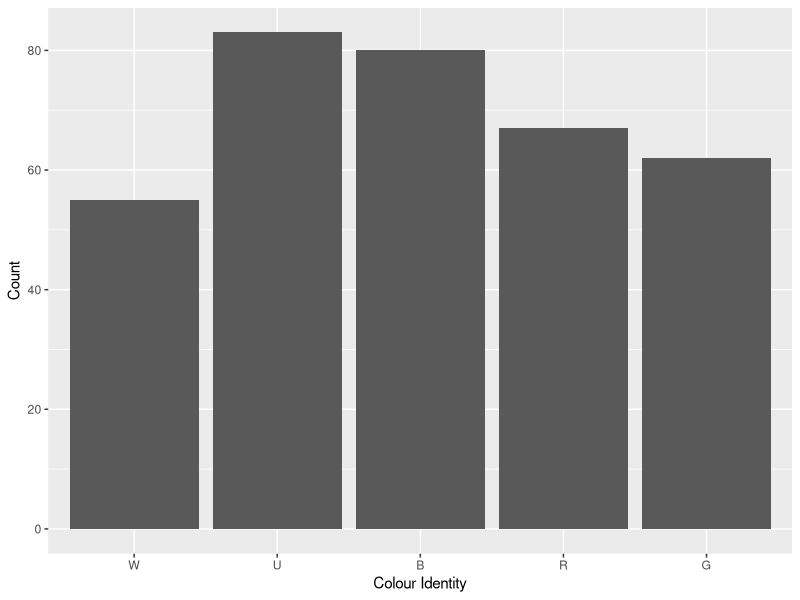
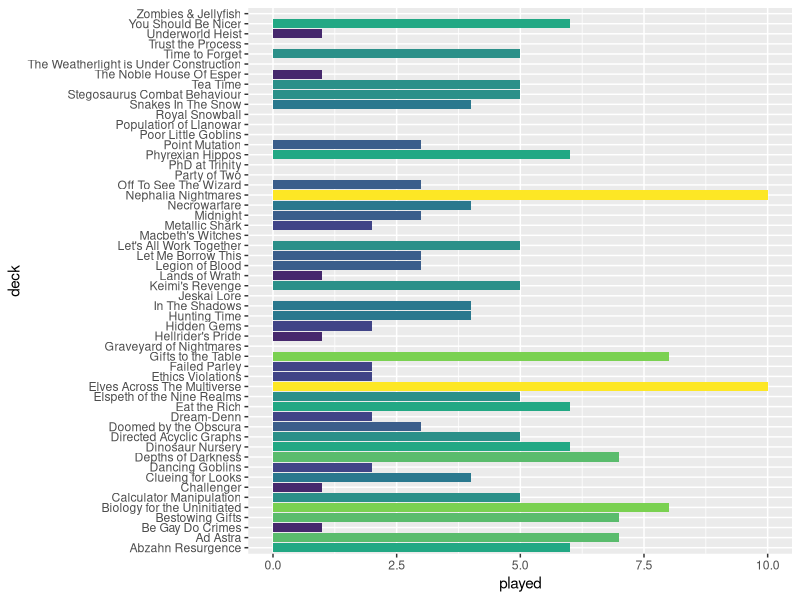
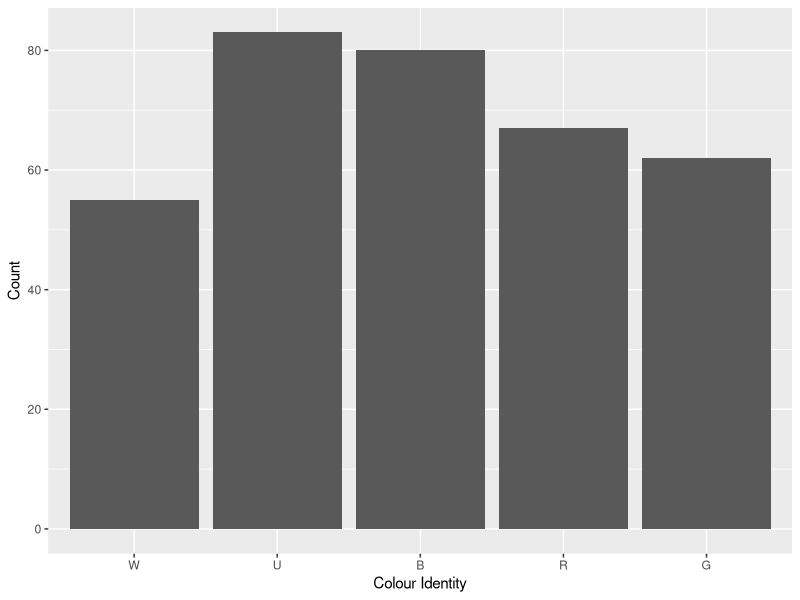
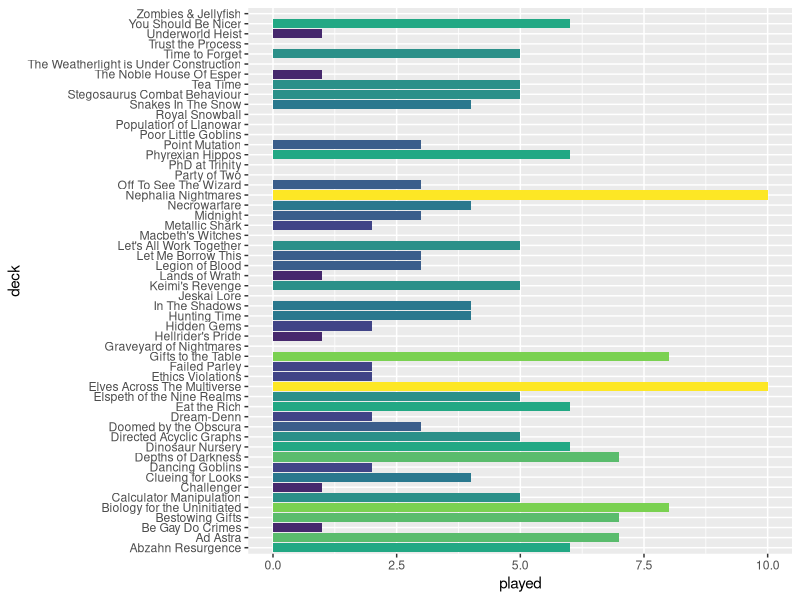

Here is the R script that generated these plots, in order: (Note: this script raises an error after producing the figures.)
library(forcats)
library(tidyverse)
library(viridis)

decks<-data.frame(structure(list(deck=character(),commander=character(),power=factor(),played=numeric(),priority=factor(),W=logical(),U=logical(),B=logical(),R=logical(),G=logical())))
decks<-decks%>%#priority 7: Tournament cEDH
  add_row(deck="Doomed by the Obscura",commander="Toluz",power="10",played=3,priority="7",W=T,U=T,B=T,R=F,G=F)%>% 
  add_row(deck="Metallic Shark",commander="Shabraz & Brallin",power="9",played=2,priority="7",W=F,U=T,B=T,R=T,G=F)%>%  
  add_row(deck="Royal Snowball",commander="Queen Marchesa",power="9",played=0,priority="7",W=T,U=F,B=T,R=T,G=F)%>%
  add_row(deck="The Weatherlight is Under Construction",commander="Jhoira",power="9",played=0,priority="7",W=F,U=T,B=F,R=T,G=F)%>%
  add_row(deck="Underworld Heist",commander="Cormela",power="9",played=1,priority="7",W=F,U=T,B=T,R=T,G=F)%>%# priority 6: LGS high power 
  add_row(deck="Depths of Darkness",commander="Thrassios & Reyhan",power="7",played=7,priority="6",W=F,U=T,B=T,R=F,G=T) %>%
  add_row(deck="Nephalia Nightmares",commander="Jeleva",power="7",played=10,priority="6",W=F,U=T,B=T,R=T,G=F)%>% # priority 5: LGS low power 
  add_row(deck="Failed Parley",commander="Phabine",power="5",played=2,priority="5",W=F,U=T,B=T,R=F,G=T)%>%
  add_row(deck="Gifts to the Table",commander="Parnesse",power="6",played=8,priority="2",W=F,U=T,B=T,R=T,G=F)%>%
  add_row(deck="Graveyard of Nightmares",commander="Beamtown Bullies",power="5",played=0,priority="5",W=F,U=F,B=T,R=T,G=T)%>%
  add_row(deck="Hellrider's Pride",commander="Zevlor",power="5",played=1,priority="5",W=F,U=T,B=T,R=T,G=F)%>%
  add_row(deck="Let Me Borrow This",commander="Yasova",power="5",played=3,priority="5",W=F,U=T,B=T,R=T,G=F)%>%
  add_row(deck="Let's All Work Together",commander="Sen Triplets",power="6",played=5,priority="5",W=T,U=T,B=T,R=F,G=F)%>%  
  add_row(deck="Party of Two",commander="Minthara",power="5",played=0,priority="5",W=T,U=F,B=T,R=F,G=F)%>%
  add_row(deck="Point Mutation",commander="Otrimi",power="5",played=3,priority="5",W=T,U=T,B=F,R=F,G=T) %>%# priority 4: non-tournament cEDH 
  add_row(deck="Dancing Goblins",commander="Gallia",power="9",played=2,priority="4",W=F,U=F,B=F,R=T,G=T)%>%  
  add_row(deck="Macbeth's Witches",commander="Jeska & Tymna",power="9",played=0,priority="4",W=T,U=F,B=T,R=T,G=F)%>% 
  add_row(deck="PhD at Trinity",commander="Marath",power="9",played=0,priority="4",W=T,U=F,B=F,R=T,G=T)%>% 
  add_row(deck="Zombies & Jellyfish",commander="Sidisi",power="9",played=0,priority="4",W=F,U=T,B=T,R=F,G=T)%>%# priority 3: pauper 
  add_row(deck="Challenger",commander="Mr Orfeo",power="4",played=1,priority="3",W=F,U=F,B=T,R=T,G=T)%>%
  add_row(deck="Poor Little Goblins",commander="Gut",power="4",played=0,priority="3",W=F,U=F,B=T,R=T,G=F)%>% 
  # priority 2: Casual and Proxied 
  add_row(deck="Abzahn Resurgence",commander="Daghatar",power="6",played=6,priority="2",W=T,U=F,B=T,R=F,G=T)%>%
  add_row(deck="Ad Astra",commander="Belbe",power="8",played=7,priority="2",W=F,U=F,B=T,R=F,G=T)%>%
  
  add_row(deck="Be Gay Do Crimes",commander="Vadrik",power="5",played=1,priority="2",W=F,U=T,B=F,R=T,G=F)%>%
  add_row(deck="Bestowing Gifts",commander="Kestia",power="5",played=7,priority="2",W=F,U=T,B=F,R=F,G=T)%>%
  add_row(deck="Biology for the Uninitiated",commander="Runo",power="5",played=8,priority="2",W=F,U=T,B=T,R=F,G=F)%>%  
  add_row(deck="Calculator Manipulation",commander="Obeka",power="6",played=5,priority="2",W=F,U=T,B=T,R=T,G=F)%>% 
  add_row(deck="Clueing for Looks",commander="Amareth",power="5",played=4,priority="5",W=T,U=T,B=F,R=F,G=T)%>% 
  add_row(deck="Dinosaur Nursery",commander="Gavi",power="6",played=6,priority="2",W=T,U=T,B=F,R=T,G=F)%>%  
  add_row(deck="Directed Acyclic Graphs",commander="Alesha",power="5",played=5,priority="2",W=T,U=F,B=T,R=T,G=F)%>%  
  add_row(deck="Dream-Denn",commander="Killian",power="5",played=2,priority="2",W=T,U=F,B=T,R=F,G=F)%>%  
  add_row(deck="Eat the Rich",commander="Silvar & Trynn",power="6",played=6,priority="2",W=T,U=F,B=T,R=T,G=F)%>%
  add_row(deck="Elspeth of the Nine Realms",commander="Koll",power="7",played=5,priority="2",W=T,U=F,B=F,R=T,G=F)%>%  
  add_row(deck="Elves Across The Multiverse",commander="Abomination of Llanowar",power="7",played=10,priority="2",W=F,U=F,B=T,R=F,G=T)%>%  
  add_row(deck="Ethics Violations",commander="Volrath",power="6",played=2,priority="2",W=F,U=T,B=T,R=F,G=T)%>%
  add_row(deck="Hidden Gems",commander="Kadena",power="5",played=2,priority="2",W=F,U=T,B=T,R=F,G=T)%>%
  add_row(deck="Hunting Time",commander="Neyith",power="6",played=4,priority="2",W=F,U=F,B=F,R=T,G=T)%>%
  add_row(deck="In The Shadows",commander="Yennett",power="5",played=4,priority="2",W=T,U=T,B=T,R=F,G=F)%>%
  add_row(deck="Jeskai Lore",commander="Shu Yun",power="5",played=0,priority="2",W=T,U=T,B=F,R=T,G=F)%>%
  add_row(deck="Keimi's Revenge",commander="Tatsunari",power="5",played=5,priority="2",W=F,U=T,B=T,R=F,G=T)%>%
  add_row(deck="Lands of Wrath",commander="Aurelia",power="5",played=1,priority="2",W=T,U=F,B=F,R=T,G=F)%>%  
  add_row(deck="Legion of Blood",commander="Licia",power="6",played=3,priority="2",W=T,U=F,B=T,R=T,G=F)%>%  
  add_row(deck="Midnight",commander="Nekusar",power="5",played=3,priority="2",W=F,U=T,B=T,R=T,G=F)%>%
  add_row(deck="Necrowarfare",commander="Gisa & Geralf",power="5",played=4,priority="2",W=F,U=T,B=T,R=F,G=F)%>%
  add_row(deck="Off To See The Wizard",commander="Inalla",power="5",played=3,priority="2",W=F,U=T,B=T,R=T,G=F)%>%
  add_row(deck="Phyrexian Hippos",commander="Perrie",power="6",played=6,priority="2",W=T,U=T,B=F,R=F,G=T) %>%
  add_row(deck="Population of Llanowar",commander="Allenal",power="5",played=0,priority="2",W=T,U=T,B=F,R=F,G=F)%>%
  add_row(deck="Snakes In The Snow",commander="Jorn",power="6",played=4,priority="2",W=F,U=T,B=T,R=F,G=T) %>%
  add_row(deck="Stegosaurus Combat Behaviour",commander="Kalamax",power="2",played=5,priority="2",W=F,U=T,B=F,R=T,G=T) %>%
  add_row(deck="Tea Time",commander="Dina",power="8",played=5,priority="2",W=F,U=F,B=T,R=F,G=T)%>%
  add_row(deck="The Noble House Of Esper",commander="Sydri",power="5",played=1,priority="2",W=T,U=T,B=T,R=F,G=F)%>%
  add_row(deck="Time to Forget",commander="Archelos",power="6",played=5,priority="2",W=F,U=T,B=T,R=F,G=T)%>%
  add_row(deck="You Should Be Nicer",commander="Atla",power="6",played=6,priority="2",W=T,U=F,B=F,R=T,G=T)%>%  #priority 1: unsleeved and unfinished 
  add_row(deck="Amphibian Hugs",commander="Gor Muldark",power="5",played=5,priority="1",W=F,U=T,B=F,R=F,G=T)%>%
  add_row(deck="Astelle's Maze",commander="Nine-Fingers Keene",power="5",played=0,priority="1",W=F,U=T,B=T,R=F,G=T)%>%
  add_row(deck="At War",commander="Anax & Cymede",power="5",played=0,priority="1",W=T,U=F,B=F,R=T,G=F)%>%
  add_row(deck="Bad Vibes",commander="Mishra",power="5",played=0,priority="1",W=F,U=T,B=T,R=T,G=F)%>%
  add_row(deck="Biggest Butts",commander="Sidar & Tevesh",power="6",played=0,priority="1",W=T,U=F,B=T,R=F,G=T)%>%
  add_row(deck="Burnt Eart",commander="Erinis",power="5",played=0,priority="1",W=F,U=F,B=F,R=T,G=T)%>%
  add_row(deck="Champion",commander="Mr. Orfeo",power="5",played=0,priority="1",W=F,U=F,B=T,R=T,G=T)%>%
  add_row(deck="Chaos for Everybody",commander="Sol'kanar",power="4",played=0,priority="1",W=F,U=T,B=T,R=T,G=F)%>% 
  add_row(deck="Cloudy",commander="Vadrok",power="5",played=0,priority="1",W=T,U=T,B=F,R=T,G=F)%>% 
  add_row(deck="Collector's Edition",commander="Pharika",power="5",played=0,priority="1",W=F,U=F,B=T,R=F,G=T)%>% 
  add_row(deck="Council In Session",commander="Tivit",power="6",played=0,priority="1",W=T,U=T,B=T,R=F,G=F)%>% 
  add_row(deck="Cull The Unworthy",commander="Tasigur",power="5",played=0,priority="1",W=F,U=T,B=T,R=F,G=T)%>% 
  add_row(deck="Curious Beasts",commander="Brallin & Shabraz",power="7",played=16,priority="1",W=T,U=T,B=F,R=T,G=F)%>%  
  add_row(deck="Cursed Gold",commander="Lynde",power="4",played=0,priority="1",W=F,U=T,B=F,R=T,G=F)%>%  
  add_row(deck="Descend into Madness",commander="Anhelo",power="4",played=0,priority="1",W=F,U=T,B=F,R=T,G=F)%>%
  add_row(deck="Distinguished Lesbians",commander="Beckett-Brass",power="5",played=0,priority="1",W=F,U=T,B=T,R=T,G=F)%>%
  add_row(deck="Dominarian Waters",commander="Raff",power="5",played=0,priority="1",W=T,U=T,B=F,R=F,G=F)%>% 
  add_row(deck="Doomsday Experiment",commander="Jan",power="9",played=0,priority="1",W=T,U=F,B=T,R=T,G=F)%>%
  add_row(deck="Don't Talk To Me",commander="Florian",power="5",played=0,priority="1",W=F,U=F,B=T,R=T,G=F)%>% 
  add_row(deck="Doves & Peace",commander="Lavinia",power="9",played=0,priority="1",W=T,U=T,B=F,R=F,G=F)%>% 
  add_row(deck="Elven Garden",commander="Kianne",power="5",played=0,priority="1",W=F,U=T,B=F,R=F,G=T)%>% 
  add_row(deck="Elvish Scavengers",commander="Nath",power="5",played=0,priority="1",W=F,U=F,B=T,R=F,G=T)%>% 
  add_row(deck="Exiled to Grixis",commander="Sedris",power="5",played=0,priority="1",W=F,U=T,B=T,R=T,G=F)%>%   
  add_row(deck="Faceless Weapons",commander="Vhal",power="5",played=0,priority="1",W=F,U=T,B=F,R=T,G=F)%>%   
  add_row(deck="Fetching",commander="Pako & Haldane",power="5",played=0,priority="1",W=F,U=T,B=F,R=T,G=T)%>%
  add_row(deck="Fairytale Beast",commander="Uril",power="5",played=2,priority="1",W=F,U=T,B=T,R=F,G=T)%>%
  add_row(deck="Field Ecology",commander="Lonis",power="6",played=0,priority="1",W=F,U=T,B=F,R=F,G=T)%>%
  add_row(deck="Find the Bride",commander="Korvold",power="5",played=0,priority="1",W=F,U=F,B=T,R=T,G=T)%>%
  add_row(deck="Forest Awaken",commander="Anthousa",power="5",played=0,priority="1",W=F,U=F,B=F,R=F,G=T)%>%
  add_row(deck="Gaslight, Gatekeep, Girlboss",commander="Queen Marchesa",power="5",played=0,priority="1",W=T,U=F,B=T,R=T,G=F)%>%
  add_row(deck="Giving Goats Away",commander="Zedruu",power="5",played=0,priority="1",W=T,U=T,B=F,R=T,G=F)%>%
  add_row(deck="Golem Zoology",commander="Ich-Tekik & Silas",power="5",played=0,priority="1",W=F,U=T,B=T,R=F,G=T)%>%
  add_row(deck="Graveyard Loops",commander="Varolz",power="5",played=0,priority="1",W=F,U=F,B=T,R=F,G=T)%>%
  add_row(deck="Here Be Dragons",commander="Kykar",power="5",played=0,priority="1",W=T,U=T,B=F,R=T,G=F)%>%
  add_row(deck="Hush Now",commander="Kels",power="5",played=0,priority="1",W=F,U=T,B=T,R=F,G=F)%>%
  add_row(deck="Hybrid Zone Ascendancy",commander="Rocco",power="5",played=0,priority="1",W=T,U=F,B=F,R=T,G=T)%>%
  add_row(deck="In a Flash",commander="Nymris",power="5",played=0,priority="1",W=F,U=T,B=T,R=F,G=F)%>%
  add_row(deck="Itsy Bitsy Graveyard",commander="Ishkanah",power="5",played=0,priority="1",W=F,U=F,B=T,R=F,G=T)%>%

  add_row(deck="Kept in Suspense",commander="Illuna",power="5",played=0,priority="1",W=F,U=T,B=F,R=T,G=T)%>%  
  add_row(deck="Knights of the Shire",commander="Mazzy",power="5",played=0,priority="1",W=T,U=F,B=F,R=T,G=T)%>%
  add_row(deck="Knives Out, Yavimaya!",commander="Meria",power="5",played=0,priority="1",W=F,U=F,B=F,R=T,G=T)%>%
  add_row(deck="Leave Me Alone",commander="Xantcha",power="5",played=0,priority="1",W=F,U=F,B=T,R=T,G=0)%>%  
  add_row(deck="Lord of Lords",commander="Miirym",power="5",played=0,priority="1",W=F,U=T,B=F,R=T,G=T)%>%  
  add_row(deck="Lulu's Throne",commander="Lulu",power="5",played=0,priority="1",W=T,U=T,B=F,R=F,G=0)%>%  
  add_row(deck="Maelstorm Angels",commander="Jensen",power="5",played=0,priority="1",W=T,U=T,B=T,R=T,G=T)%>%
  add_row(deck="Misery Business",commander="Queza",power="5",played=0,priority="1",W=T,U=T,B=T,R=F,G=F)%>%
  add_row(deck="Necromancy in the Kitchen",commander="Colfenor",power="5",played=0,priority="1",W=F,U=T,B=T,R=F,G=T)%>%
  add_row(deck="News of the Day",commander="Denry Klin",power="5",played=0,priority="1",W=T,U=T,B=F,R=F,G=F)%>%
  add_row(deck="No, You Don't",commander="Merieke",power="5",played=0,priority="1",W=T,U=T,B=T,R=F,G=F)%>%
  add_row(deck="Over The Hills",commander="Rubinia",power="5",played=0,priority="1",W=T,U=T,B=F,R=F,G=T)%>%
  add_row(deck="Painting Elves",commander="Kalain",power="5",played=0,priority="1",W=F,U=F,B=T,R=T,G=F)%>%
  add_row(deck="PhD in Genetics",commander="Mimeoplasm",power="5",played=0,priority="1",W=F,U=T,B=T,R=F,G=T)%>%
  add_row(deck="Pillaging Ghosts",commander="Ramirez",power="5",played=0,priority="1",W=T,U=T,B=F,R=F,G=F)%>%
  add_row(deck="Playing in the Snow",commander="Isu",power="5",played=0,priority="1",W=T,U=T,B=F,R=F,G=T)%>%
  add_row(deck="Pot of Honey",commander="Wilson",power="5",played=0,priority="1",W=T,U=T,B=F,R=F,G=F)%>%
  add_row(deck="Pride was a Riot",commander="Kynaios & Tiro",power="5",played=0,priority="1",W=T,U=T,B=F,R=T,G=T)%>%
  add_row(deck="Pyramid of Zombies",commander="Temmet",power="5",played=0,priority="1",W=T,U=T,B=F,R=F,G=F)%>%
  add_row(deck="Remember the Fallen",commander="Rayami",power="5",played=0,priority="1",W=F,U=T,B=T,R=F,G=T) %>%
  add_row(deck="Responsible Fieldwork",commander="Quintorius",power="5",played=0,priority="1",W=T,U=F,B=F,R=T,G=F)%>%
  add_row(deck="Return from the Deep",commander="Vohar",power="5",played=0,priority="1",W=F,U=T,B=T,R=F,G=F) %>%
  add_row(deck="Roll for Honey",commander="Xira",power="5",played=0,priority="1",W=F,U=F,B=T,R=T,G=T) %>%
  add_row(deck="Sands of the Forgotten",commander="Hazezon",power="5",played=0,priority="1",W=T,U=F,B=F,R=T,G=T) %>%
  add_row(deck="Shattergang Revenge",commander="Shattergang",power="6",played=0,priority="1",W=F,U=F,B=T,R=T,G=T)%>%
  add_row(deck="Shrines to the Death",commander="Ghen",power="6",played=0,priority="1",W=T,U=F,B=T,R=T,G=F)%>%
  add_row(deck="Solve for X",commander="Zaxara",power="5",played=0,priority="1",W=F,U=T,B=T,R=F,G=T) %>%
  add_row(deck="So many Spellseekers",commander="Ivy",power="9",played=0,priority="1",W=F,U=T,B=F,R=F,G=T)%>%
  add_row(deck="Spores on the Playground",commander="Tana & Keskit",power="5",played=0,priority="1",W=F,U=T,B=T,R=F,G=T) %>% 
  add_row(deck="Keep People Humble",commander="Ivy",power="5",played=0,priority="1",W=F,U=T,B=F,R=F,G=T) %>% 
  add_row(deck="Stromkirk Vampires",commander="Evelyn",power="5",played=0,priority="1",W=F,U=T,B=T,R=T,G=F) %>%
  add_row(deck="The Ashnod Institute for Myr Research",commander="Ashnod",power="5",played=0,priority="1",W=F,U=T,B=T,R=T,G=F)%>%
  add_row(deck="The Saga of Abdel",commander="Abdel & Cloakwood Hermit",power="5",played=0,priority="1",W=T,U=F,B=F,R=F,G=T)%>%  
  add_row(deck="True Love",commander="Regna & Krav",power="5",played=0,priority="1",W=T,U=F,B=T,R=F,G=F)%>%  
  add_row(deck="Trust the Process",commander="Ukkima & Cazur",power="9",played=0,priority="4",W=F,U=T,B=T,R=F,G=T)%>%
  add_row(deck="The Secret Life of Hell",commander="Raphael",power="5",played=0,priority="1",W=F,U=F,B=T,R=T,G=F)%>%  
  add_row(deck="Welcome to the Circus",commander="Magar",power="5",played=0,priority="1",W=F,U=F,B=T,R=T,G=F)%>%
  add_row(deck="Will Of The Council",commander="Tivit",power="5",played=0,priority="1",W=T,U=T,B=T,R=F,G=F)%>%
  add_row(deck="Weather The Storm",commander="Trelassara",power="5",played=0,priority="1",W=T,U=F,B=F,R=F,G=T)%>%
  add_row(deck="Women in STEM",commander="Sophina & Cecily",power="5",played=0,priority="1",W=T,U=T,B=T,R=T,G=F)%>% #priority 0: retired deck  
  add_row(deck="Hot Girl Summer",commander="Jeska & Tymna",power="9",played=12,priority="0",W=T,U=F,B=F,R=T,G=F)

# colour distibution
W<-decks%>%filter(W==T)%>%count()%>%pull(n)
U<-decks%>%filter(U==T)%>%count()%>%pull(n)
B<-decks%>%filter(B==T)%>%count()%>%pull(n)
R<-decks%>%filter(R==T)%>%count()%>%pull(n)
G<-decks%>%filter(G==T)%>%count()%>%pull(n)
colour<-c(W,U,B,R,G)
identity<-c("W","U","B","R","G")
colours<-cbind(colour,identity)
colours<-as.data.frame(colours)
colours<-colours%>%mutate(colour=as.numeric(colour))
col<-colours%>%ggplot(aes(x=fct_inorder(identity),colour))+
          geom_bar(stat="identity")+
          xlab("Colour Identity")+
          ylab("Count")
col 
ggsave("col.png")

#deck stats 
played<-decks%>%filter(priority!="1" & priority!="0")%>%ggplot(aes(played,deck,fill=played))+
        geom_bar(stat="identity")+
        scale_fill_viridis_c()+
        theme(legend.position="none")
played
ggsave(filename ="played.png",width=3000,height =2255, dpi=300,units="px",device='png')
head(decks)
# powerlevel
decks%>%group_by(power)%>%count()
# playable decks
decks%>%filter(priority!="1")%>%count()


# wishlist (This is currently a little behind)

proxies<- as.data.frame(read.csv("proxies.csv",header=T,sep=";"))
proxies%>%dplyr::filter(str_detect(deck,"Atla Palani"))# example looking for cards I need to Atla 
